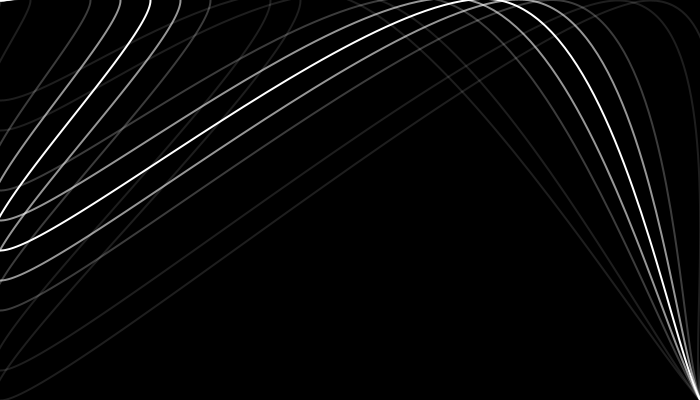
Frame 1 (no input)
Frame 60 (the mouse pressed at the canvas centre just before this capture): identical to frame 1, image omitted
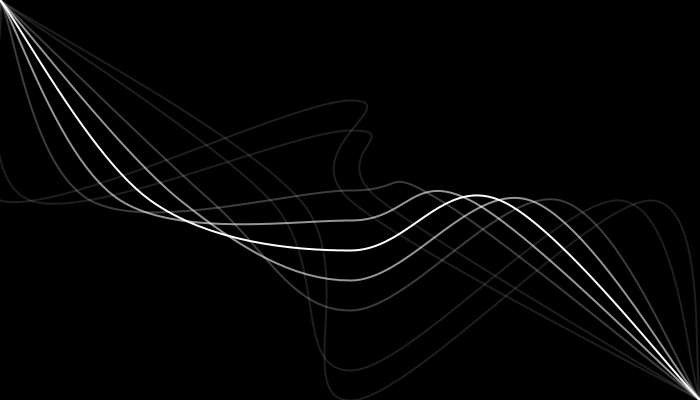
Frame 120 (the mouse held since frame 60 and released just before this capture)

The Processing sketch that drew these frames (run headless with seeded random() and noise(); from frame 60 on, the mouse is pressed at the canvas centre):

// Processing sketch: processing_35828
// ── processing_35828.pde

//Reference; Louis Edwards. 15/08/11

float Xpos=0;
float Ypos=0;

void setup() {
 size(700,400);
 background(0);
 stroke(255);
 strokeWeight(2);
 smooth();
 noFill();

}


void draw(){
 
 background(0);
 stroke(255);
 
 //-----------------
 
 beginShape();
 
   curveVertex(0,0);
   curveVertex(0,0);
   
   curveVertex(150,pmouseY);
   curveVertex(pmouseX,250);
   curveVertex(500,pmouseY);
  // curveVertex(pmouseX,300);
  // curveVertex(600,pmouseY);
   
   curveVertex(700,400);
   curveVertex(700,400);
   
 endShape();
 
 //-----------------
 
   beginShape();

   stroke(255,255,255,150);
   
   curveVertex(0,0);
   curveVertex(0,0);
   
   curveVertex(180,pmouseY);
   curveVertex(pmouseX,280);
   curveVertex(530,pmouseY);
   //curveVertex(pmouseX,80);
   //curveVertex(600,pmouseY);
   
   curveVertex(700,400);
   curveVertex(700,400);
   
 endShape();
 
 //---------------
 
  stroke(255,255,255,60); 
 
   beginShape();
   curveVertex(0,0);
   curveVertex(0,0);
   
   curveVertex(210,pmouseY);
   curveVertex(pmouseX,310);
   curveVertex(560,pmouseY);
   //curveVertex(pmouseX,110);
   //curveVertex(600,pmouseY);
   
   curveVertex(700,400);
   curveVertex(700,400);
   
 endShape();

 //---------------


  // beginShape();
   
  // curveVertex(0,100);
   //curveVertex(0,100);
   
   //curveVertex(100,pmouseY);
   //curveVertex(pmouseX,340);
   //curveVertex(300,pmouseY);
   //curveVertex(pmouseX,140);
   //curveVertex(600,pmouseY);
   
   //curveVertex(700,300);
  // curveVertex(700,300);
   
  //endShape();

//----------------- 


//above white line

beginShape();

   stroke(255,255,255,150);
   
   curveVertex(0,0);
   curveVertex(0,0);
   
   curveVertex(120,pmouseY);
   curveVertex(pmouseX,220);
   curveVertex(470,pmouseY);
   //curveVertex(pmouseX,80);
   //curveVertex(600,pmouseY);
   
   curveVertex(700,400);
   curveVertex(700,400);
   
 endShape();


//-------------------

stroke(255,255,255,60); 
 
   beginShape();
   curveVertex(0,0);
   curveVertex(0,0);
   
   curveVertex(90,pmouseY);
   curveVertex(pmouseX,190);
   curveVertex(440,pmouseY);
   //curveVertex(pmouseX,110);
   //curveVertex(600,pmouseY);
   
   curveVertex(700,400);
   curveVertex(700,400);
   
 endShape();
 
 //--------------------
 
 stroke(255,255,255,30); 
 
   beginShape();
   curveVertex(0,0);
   curveVertex(0,0);
   
  curveVertex(30,pmouseY);
  curveVertex(pmouseX,130);
  curveVertex(380,pmouseY);
  //curveVertex(pmouseX,110);
  //curveVertex(600,pmouseY);
   
   curveVertex(700,400);
   curveVertex(700,400);
   
 endShape();
 
 //--------------------
 
  stroke(255,255,255,30); 
   beginShape();
   curveVertex(0,0);
   curveVertex(0,0);
   
   curveVertex(270,pmouseY);
   curveVertex(pmouseX,370);
   curveVertex(620,pmouseY);
   //curveVertex(pmouseX,110);
   //curveVertex(600,pmouseY);
   
   curveVertex(700,400);
   curveVertex(700,400);
   
 endShape();
 
 //---------------------
 
  stroke(255,255,255,30); 
 
   beginShape();
   curveVertex(0,0);
   curveVertex(0,0);
   
  curveVertex(0,pmouseY);
  curveVertex(pmouseX,100);
  curveVertex(350,pmouseY);
  //curveVertex(pmouseX,110);
  //curveVertex(600,pmouseY);
   
   curveVertex(700,400);
   curveVertex(700,400);
   
 endShape();
 
 //--------------------------
 
 stroke(255,255,255,30); 
   beginShape();
   curveVertex(0,0);
   curveVertex(0,0);
   
   curveVertex(300,pmouseY);
   curveVertex(pmouseX,400);
   curveVertex(650,pmouseY);
   //curveVertex(pmouseX,110);
   //curveVertex(600,pmouseY);
   
   curveVertex(700,400);
   curveVertex(700,400);
   
 endShape();
 

 
 Xpos = Xpos +(mouseX- Xpos/10);
 Ypos = Ypos +(mouseY-Ypos/10);
 
}
